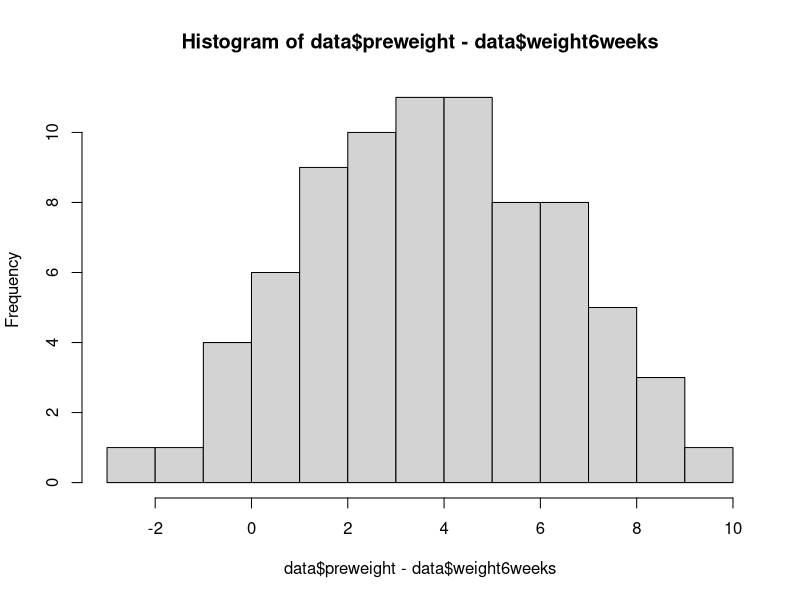
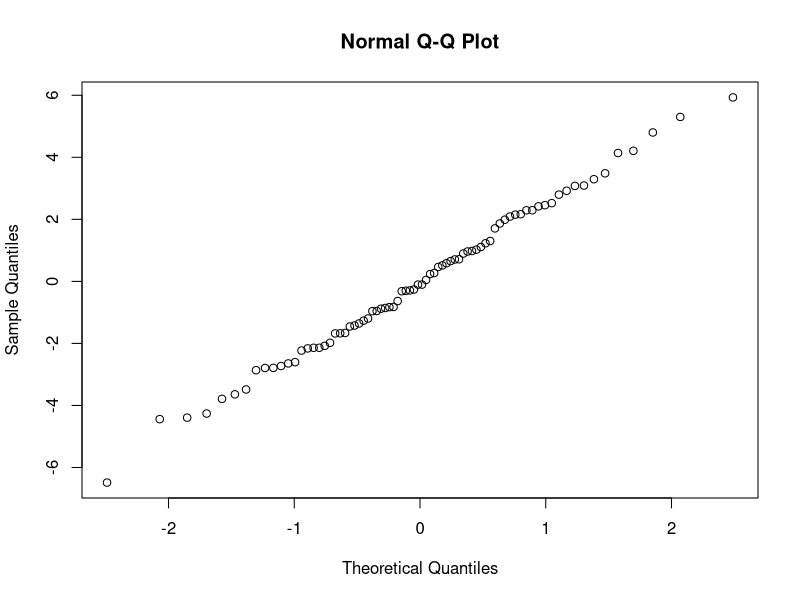
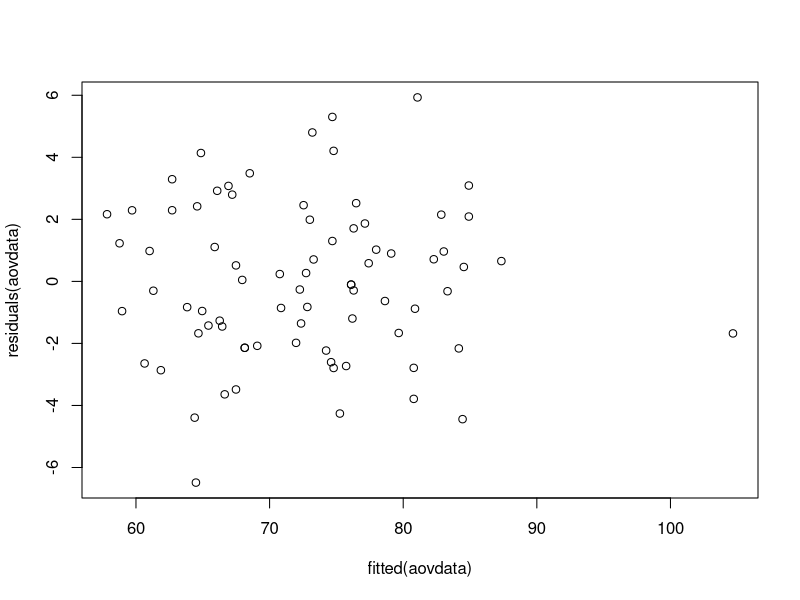
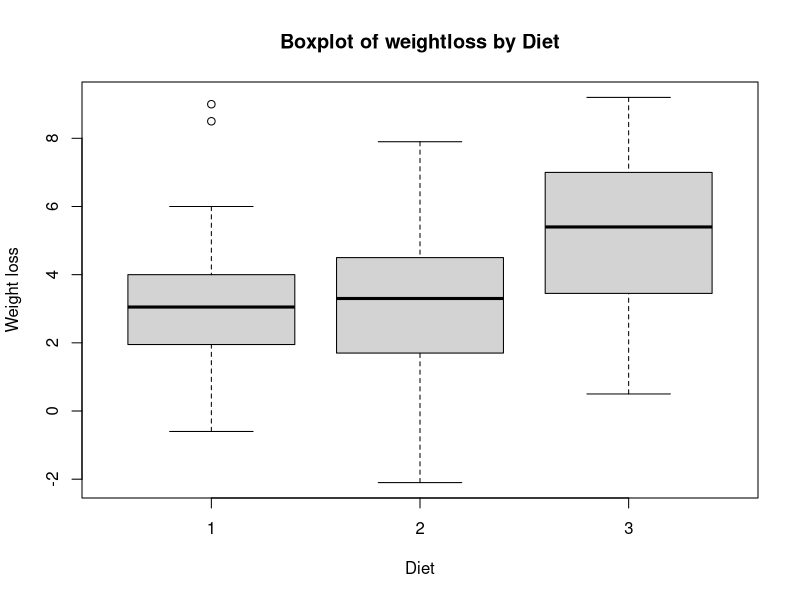

The R script that drew these images, in order:
library(dplyr)
library(multcomp)


data <- read.csv("Data/diet.txt",header = TRUE, sep = "")

# a)
# Test the assumptions
# Check the normality of the data
hist(data$preweight - data$weight6weeks, breaks=10)

# Test normality of the data
aovdata = lm(preweight~weight6weeks, data=data)

qqnorm(residuals(aovdata))
plot(fitted(aovdata),residuals(aovdata))

# Conduct a t-test to test the claim that diet affects weight loss
# p-value is small so we can reject H0 claiming that mean difference is zero.
t.test(data$preweight, data$weight6weeks, paired=TRUE)


# b)
# Apply one-way ANOVA to test whether type of diet has an effect on the lost weight.

# - If normality assumption is not met, Kruskal-wallis can be used
#data$weight6weeks = as.factor(data$weight6weeks)
model_b <- lm(preweight - weight6weeks ~ diet, data=data)
anova(model_b)
# summary(model_b)

# Do all three types diets lead to weight loss?
# p-value is < 0.05 which indicates there is a significant mean difference
# From this we could say that on average there is a significant weight loss

# Which diet was the best for losing weight? 
# Create a boxplot of weight6weeks by diet to compare the weight loss between the diets
boxplot((preweight-weight6weeks) ~ diet, data = data, xlab = "Diet", ylab = "Weight loss", main = "Boxplot of weightloss by Diet")
# The best diet is diet 3 because on average the weight has decreased the most

# c) Fit a two-way ANOVA model
data$gender = as.factor(data$gender)
data$diet =  as.factor(data$diet)

model_c <- lm(preweight - weight6weeks ~ diet * gender, data = data)
anova(model_c)

# Interaction of gender and diet gives a p-value < 0.05 which 
# shows that diet and gender have an effect on the lost weight.

# e) two-way anova is preferred
diet_1 = filter(data, diet==1) 
diet_2 = filter(data, diet==2) 
diet_3 = filter(data, diet==3)

avg_loss_diet_1 = mean(diet_1$preweight) - mean(diet_1$weight6weeks)
avg_loss_diet_2 = mean(diet_2$preweight) - mean(diet_2$weight6weeks)
avg_loss_diet_3 = mean(diet_3$preweight) - mean(diet_3$weight6weeks)

diet_1_predicted = mean(diet_1$preweight) - avg_loss_diet_1; diet_1_predicted
diet_2_predicted = mean(diet_2$preweight) - avg_loss_diet_2; diet_2_predicted
diet_3_predicted = mean(diet_3$preweight) - avg_loss_diet_3; diet_3_predicted
